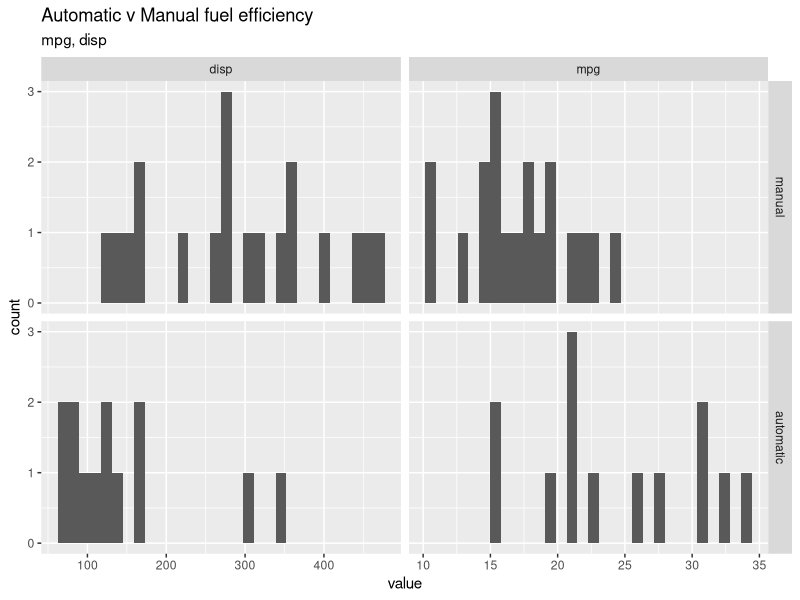

Generate this figure with R:
#Useful scripts for graph presentation

##test change 

#select variables and include them in subtitle or caption ----
library(tidyverse)
data(mtcars)
rownames(mtcars)

data_tidy <- mtcars %>%
  mutate(model = row.names(.)) %>%
  mutate(am = as.factor(am)) %>% 
  mutate(am = recode_factor(am, `0` = "manual", `1` = "automatic")) %>% 
  gather(key = "measure", value = "value", mpg, cyl, disp, hp, drat, wt, qsec)

selected.measure <- c("mpg", "disp")

graphdata <- data_tidy %>% #must be in long/tidy format
  filter(measure %in% selected.measure)

subtitle <- paste0(selected.measure, collapse = ", ")

ggplot(graphdata, aes(x = value)) +
  geom_histogram() +
  facet_grid(am~measure, scales = "free") +
  labs(title = "Automatic v Manual fuel efficiency",
       subtitle = subtitle)

